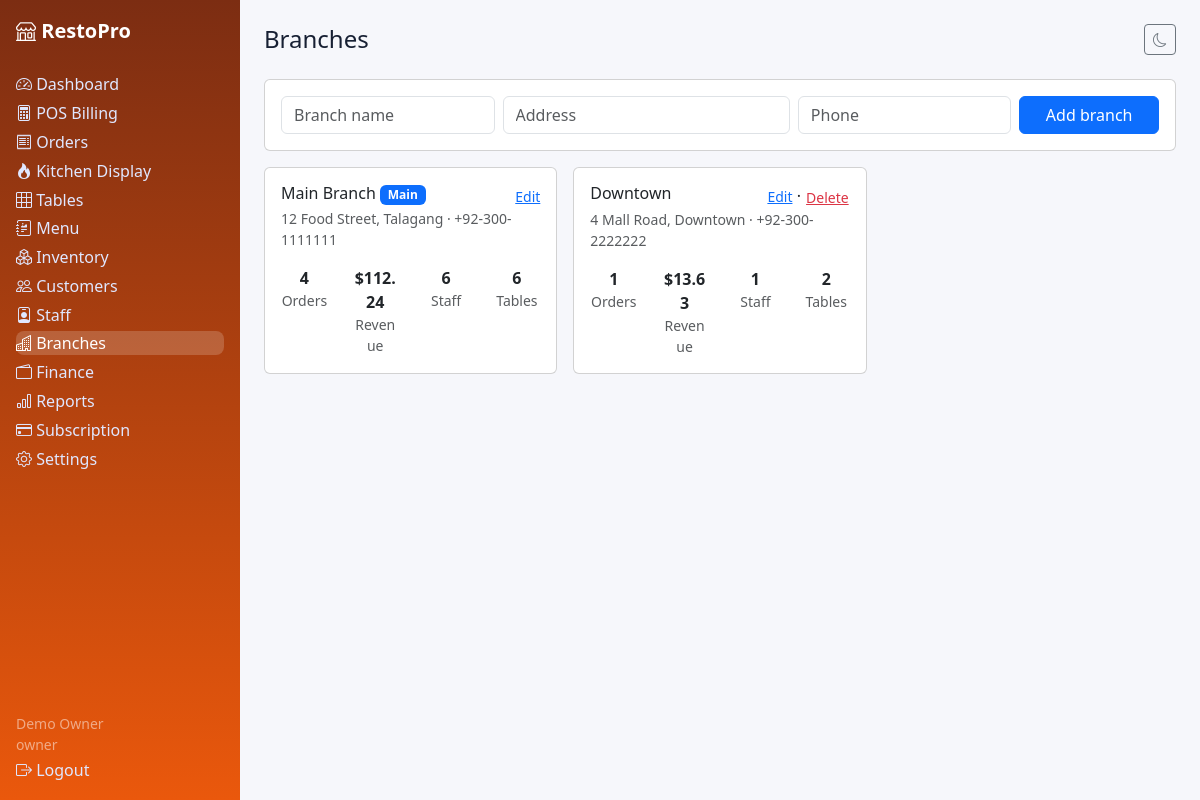
The page /branches.php (signed in) on the database its author committed.
### tables this page shows
CREATE TABLE branches (id INT UNSIGNED AUTO_INCREMENT PRIMARY KEY, tenant_id INT UNSIGNED NOT NULL, name VARCHAR(120) NOT NULL, address VARCHAR(255) NULL, phone VARCHAR(40) NULL, is_main TINYINT(1) NOT NULL DEFAULT 0, created_at DATETIME NOT NULL DEFAULT CURRENT_TIMESTAMP, INDEX idx_branch_tenant(tenant_id), CONSTRAINT fk_branch_tenant FOREIGN KEY(tenant_id) REFERENCES tenants(id) ON DELETE CASCADE);

### includes/functions.php (called while the page is built, shortened)
<?php
function e(?string $v): string { return htmlspecialchars($v ?? '', ENT_QUOTES, 'UTF-8'); }
function current_user(): ?array { return $_SESSION['user'] ?? null; }
function tenant_id(): ?int { $u = current_user(); return isset($u['tenant_id']) && $u['tenant_id'] !== null ? (int)$u['tenant_id'] : null; }
function money($n): string { return '$' . number_format((float)$n, 2); }

### includes/auth.php (called while the page is built, shortened)
<?php
require_once __DIR__ . '/functions.php';
function require_tenant(): int {
    $t = tenant_id();
    return $t;
}

### branches.php (the view, shortened to what this page needs)
<?php require_once __DIR__ . '/includes/auth.php'; $user=require_role(['owner','branch_manager']); $pdo=db(); check_tenant_active($pdo); $tid=require_tenant(); $base=''; $active='branches'; $pageTitle='Branches'; $bid=branch_id();
function qa(PDO $pdo,string $sql,array $a): array { $s=$pdo->prepare($sql); $s->execute($a); return $s->fetchAll(); }
$rows=qa($pdo,'SELECT b.*, (SELECT COUNT(*) FROM orders o WHERE o.branch_id=b.id) orders_count, (SELECT COALESCE(SUM(total),0) FROM orders o WHERE o.branch_id=b.id AND o.status!="cancelled") revenue, (SELECT COUNT(*) FROM staff s WHERE s.branch_id=b.id) staff_count, (SELECT COUNT(*) FROM restaurant_tables t WHERE t.branch_id=b.id) tables_count FROM branches b WHERE b.tenant_id=? ORDER BY b.is_main DESC,b.id',[$tid]);
$edit=null; if(!empty($_GET['edit'])){ $s=$pdo->prepare('SELECT * FROM branches WHERE id=? AND tenant_id=?'); $s->execute([(int)$_GET['edit'],$tid]); $edit=$s->fetch(); }
include __DIR__ . '/includes/header.php'; ?>
<div class="card p-3 mb-3"><form class="row g-2" method="post"><?= csrf_field() ?><input type="hidden" name="action" value="save"><input type="hidden" name="id" value="<?= e($edit['id']??'') ?>">
<div class="col-md-3"><input class="form-control" name="name" placeholder="Branch name" value="<?= e($edit['name']??'') ?>" required></div>
<div class="col-md-4"><input class="form-control" name="address" placeholder="Address" value="<?= e($edit['address']??'') ?>"></div>
<div class="col-md-3"><input class="form-control" name="phone" placeholder="Phone" value="<?= e($edit['phone']??'') ?>"></div>
<div class="col-md-2"><button class="btn btn-primary w-100"><?= $edit?'Update':'Add' ?> branch</button></div></form></div>
<div class="row g-3"><?php foreach($rows as $r): ?><div class="col-md-6 col-xl-4"><div class="card p-3 h-100"><div class="d-flex justify-content-between"><h6 class="mb-0"><?= e($r['name']) ?> <?= $r['is_main']?'<span class="badge bg-primary">Main</span>':'' ?></h6><span><a class="small" href="?edit=<?= $r['id'] ?>">Edit</a><?php if(!$r['is_main']): ?> · <form method="post" class="d-inline"><?= csrf_field() ?><input type="hidden" name="action" value="delete"><input type="hidden" name="id" value="<?= $r['id'] ?>"><button class="btn btn-link btn-sm p-0 text-danger" data-confirm="Delete branch?">Delete</button></form><?php endif; ?></span></div>
<div class="small text-muted"><?= e($r['address']??'') ?> · <?= e($r['phone']??'') ?></div>
<div class="row text-center mt-3"><div class="col-3"><div class="fw-bold"><?= $r['orders_count'] ?></div><div class="small text-muted">Orders</div></div><div class="col-3"><div class="fw-bold"><?= money($r['revenue']) ?></div><div class="small text-muted">Revenue</div></div><div class="col-3"><div class="fw-bold"><?= $r['staff_count'] ?></div><div class="small text-muted">Staff</div></div><div class="col-3"><div class="fw-bold"><?= $r['tables_count'] ?></div><div class="small text-muted">Tables</div></div></div></div></div><?php endforeach; ?></div>
<?php include __DIR__ . '/includes/footer.php'; ?>

### assets/css/style.css (style rules this page uses)
:root { --brand:#ea580c;--bg:#f6f7fb;--card:#fff;--text:#172033 }
body { background:var(--bg);color:var(--text);font-family:system-ui,-apple-system,"Segoe UI",Roboto,sans-serif }

### rows shown on the page
branches: name "Main Branch", is_main "Main", address "12 Food Street, Talagang", phone "+92-300-1111111", orders_count "4", revenue "$112.24", staff_count "6", tables_count "6"
branches: name "Downtown", address "4 Mall Road, Downtown", phone "+92-300-2222222", orders_count "1", revenue "$13.63", staff_count "1", tables_count "2"

### other values the page prints
$l "Dashboard"
$l "POS Billing"
$l "Orders"
$l "Kitchen Display"
$l "Tables"
$l "Menu"
$l "Inventory"
$l "Customers"
$l "Staff"
$l "Branches"
$l "Finance"
$l "Reports"
$l "Subscription"
$l "Settings"
current_user()['name'] "Demo Owner"
